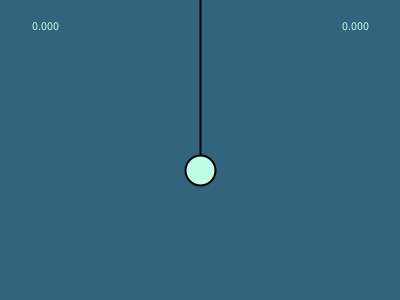
Frame 1 (no input)
Frame 60 (the mouse pressed at the canvas centre just before this capture): identical to frame 1, image omitted
Frame 120 (the mouse held since frame 60 and released just before this capture): identical to frame 1, image omitted

The Processing sketch that drew this single still picture (run headless with seeded random() and noise(); from frame 60 on, the mouse is pressed at the canvas centre):

// Processing sketch: simple_pendulum_
// ── simple_pendulum_.pde
PVector origin, ball;

float r =15;
float angle = 0;
float len, angularVel, angularAcc, time, startTime, counter;

boolean hold, start;

void setup(){
  size(400,300);
  
  len = 170;
  
  origin = new PVector(width/2,0);
  ball = new PVector(width/2,len);
  
}

void mousePressed(){
  if (mouseX < ball.x + r && mouseX > ball.x -r
  && mouseY < ball.y + r && mouseY > ball.y - r){
    hold = true;
  }
}
void mouseReleased(){
    if (hold){
      angularVel = 0;
      startTime = millis();
      hold = false;
      start = true;
    }
    
}

void keyPressed(){
  counter++;
}


void draw(){
 background (50,100,125); 
 
 strokeWeight(2);
 
 ball.x = origin.x + len *sin(angle);
 ball.y = origin.y + len * cos(angle);

 line (origin.x,origin.y,ball.x,ball.y);
 fill(190,255,230);
 if (hold){
   fill(0);
 }
 ellipse(ball.x,ball.y,r*2,r*2);
 text(time,30,30);
 text(counter,width - 60,30);

 if (!hold){
   angularAcc = -0.063/r * sin(angle);
 
   angle += angularVel;
   angularVel += angularAcc;
 
   angularVel *= 0.995;
 }
 if (hold){
   PVector diff = PVector.sub(origin, new PVector(mouseX, mouseY));
   angle = atan2(-1*diff.y, diff.x) - radians(90);     
 }
 if (start){
   time = (millis() - startTime) / 1000;
 }
 if (counter == 25){
   noLoop();
 }
}
